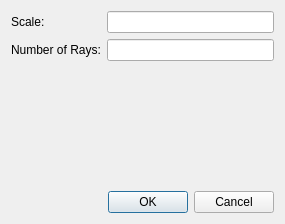
<?xml version="1.0" encoding="UTF-8"?>
<ui version="4.0">
 <class>TransverseRayFanDialog</class>
 <widget class="QDialog" name="TransverseRayFanDialog">
  <property name="geometry">
   <rect>
    <x>0</x>
    <y>0</y>
    <width>285</width>
    <height>224</height>
   </rect>
  </property>
  <property name="windowTitle">
   <string>Dialog</string>
  </property>
  <layout class="QFormLayout" name="formLayout">
   <item row="0" column="0">
    <widget class="QLabel" name="label">
     <property name="text">
      <string>Scale:</string>
     </property>
    </widget>
   </item>
   <item row="0" column="1">
    <widget class="QLineEdit" name="lineEdit_Scale"/>
   </item>
   <item row="1" column="0">
    <widget class="QLabel" name="label_2">
     <property name="text">
      <string>Number of Rays:</string>
     </property>
    </widget>
   </item>
   <item row="1" column="1">
    <widget class="QLineEdit" name="lineEdit_NRD"/>
   </item>
   <item row="3" column="0" colspan="2">
    <widget class="QDialogButtonBox" name="buttonBox">
     <property name="orientation">
      <enum>Qt::Horizontal</enum>
     </property>
     <property name="standardButtons">
      <set>QDialogButtonBox::Cancel|QDialogButtonBox::Ok</set>
     </property>
    </widget>
   </item>
   <item row="2" column="0">
    <spacer name="verticalSpacer">
     <property name="orientation">
      <enum>Qt::Vertical</enum>
     </property>
     <property name="sizeHint" stdset="0">
      <size>
       <width>20</width>
       <height>40</height>
      </size>
     </property>
    </spacer>
   </item>
  </layout>
 </widget>
 <resources/>
 <connections>
  <connection>
   <sender>buttonBox</sender>
   <signal>accepted()</signal>
   <receiver>TransverseRayFanDialog</receiver>
   <slot>accept()</slot>
   <hints>
    <hint type="sourcelabel">
     <x>248</x>
     <y>254</y>
    </hint>
    <hint type="destinationlabel">
     <x>157</x>
     <y>274</y>
    </hint>
   </hints>
  </connection>
  <connection>
   <sender>buttonBox</sender>
   <signal>rejected()</signal>
   <receiver>TransverseRayFanDialog</receiver>
   <slot>reject()</slot>
   <hints>
    <hint type="sourcelabel">
     <x>316</x>
     <y>260</y>
    </hint>
    <hint type="destinationlabel">
     <x>286</x>
     <y>274</y>
    </hint>
   </hints>
  </connection>
 </connections>
</ui>
